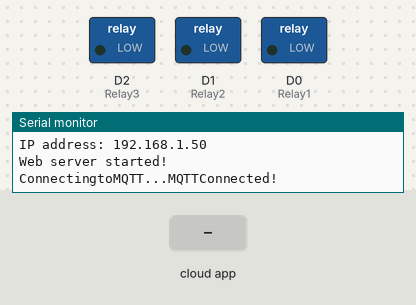
Bench run of a sketch on a simulated ESP8266 (NodeMCU). Parts: switched loads named in the sketch (green lamp = pin HIGH), the last lines printed to the serial monitor. The inputs (shaded band) are chosen by the test bench. WiFi joins after 1.5 s; servers stay silent unless stated; no MQTT or app messages arrive unless stated.

Above: at 2.7 s.
2.8 s: the phone or cloud app sets relay1 to 1
At 3.7 s:
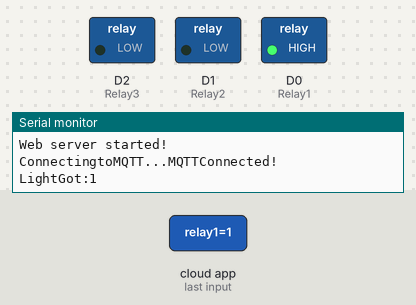
4.3 s: the phone or cloud app sets relay2 to 1
At 4.9 s:
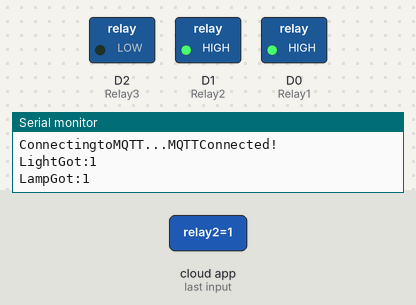
5.8 s: the phone or cloud app sets relay3 to 1
At 6.1 s:
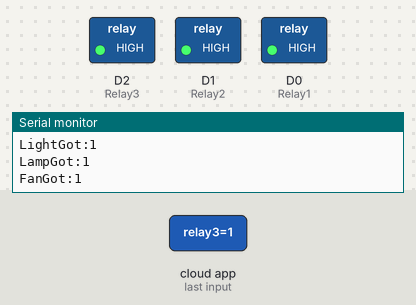
7.3 s: the phone or cloud app sets relay1 to 0
At 8.5 s:
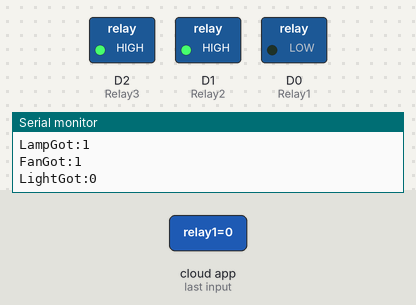
8.8 s: the phone or cloud app sets relay2 to 0
At 9.8 s:
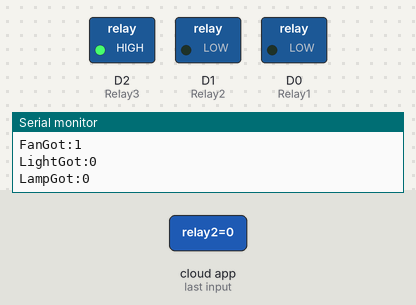
10.3 s: the phone or cloud app sets relay1 to 1
At 11.0 s:
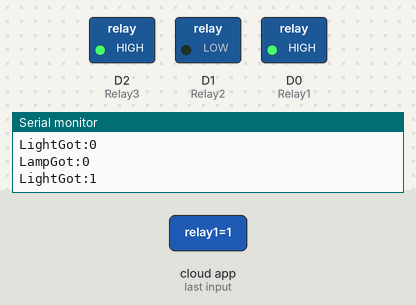
Timing chart, 0 to 12.8 s (numbered marks = the images above; inputs shaded):
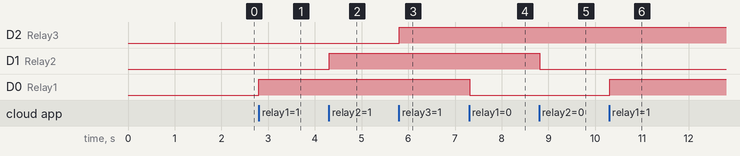

The sketch:

Home_Automation.ino
```cpp
#include<ESP8266WiFi.h>/*for recieving and sending data ( eg WiFi.begin() is under this)*/
#include <WiFiClient.h>//
#include <ESP8266WebServer.h>
#include"Adafruit_MQTT.h"//MQTT, or message queue telemetry transport, is a protocol for device communication that Adafruit IO supports.
#include"Adafruit_MQTT_Client.h"//for client interface
#define Relay1 D0
#define Relay2 D1
#define Relay3 D2
#define LEDPin D5
#define LEDPin1 D6
#define LEDPin2 D7
#define LEDPin3 D8
//WLANDetails
#define WLAN_SSID "."//YourSSID
#define WLAN_PASS "aaaaaaaa"//Yourpassword
/*************************Adafruit.ioSetup*********************************/
#define AIO_SERVER "io.adafruit.com"//AdafruitServer
#define AIO_SERVERPORT 1883
#define AIO_USERNAME "mahimac"//Username
#define AIO_KEY "2268d355faf74f91b15390982d8430c6"//AuthKey
//WIFICLIENT for voice control
ESP8266WebServer server(80);   //instantiate server at port 80 (http port)
String page = "";
WiFiClient client;// Create an ESP8266 WiFiClient class to connect to the MQTT server.
Adafruit_MQTT_Client mqtt(&client,AIO_SERVER,AIO_SERVERPORT,AIO_USERNAME,AIO_KEY);// Setup the MQTT client class by passing in the WiFi client and MQTT server and login details.
Adafruit_MQTT_Subscribe Light=Adafruit_MQTT_Subscribe(&mqtt,
AIO_USERNAME"/feeds/relay1");//Feedsnameshouldbesameeverywhere
Adafruit_MQTT_Subscribe Lamp=Adafruit_MQTT_Subscribe(&mqtt,AIO_USERNAME
"/feeds/relay2");//// Setup a feed called 'lamp' for subscribing to current device
Adafruit_MQTT_Subscribe Fan=Adafruit_MQTT_Subscribe(&mqtt,AIO_USERNAME
"/feeds/relay3");
void MQTT_connect();
//access through web page
void setup(){
  //the HTML of the web page
  page = "<h1>Simple NodeMCU Web Server</h1><p><a href=\"l1off\"><button>ON</button></a>&nbsp;<a href=\"l1on\"><button>OFF</button></a></p>";
  //make the LED pin output and initially turned off
Serial.begin(115200);//starts serial communication at speed of 115200 bits per sec
pinMode(Relay1,OUTPUT);
pinMode(Relay2,OUTPUT);
pinMode(Relay3,OUTPUT);
digitalWrite(LEDPin, HIGH);//for state of led
digitalWrite(LEDPin1, LOW);
digitalWrite(LEDPin2, LOW);
digitalWrite(LEDPin3, LOW);
//ConnecttoWiFiaccesspoint for voice control
Serial.println();Serial.println();
Serial.print("Connectingto");
Serial.println(WLAN_SSID);
WiFi.begin(WLAN_SSID,WLAN_PASS);
while(WiFi.status()!=WL_CONNECTED){
delay(500);
Serial.begin(115200);//starts serial communication at speed of 115200 bits per sec
WiFi.begin(WLAN_SSID, WLAN_PASS); //begin WiFi connection
Serial.println("");//prints data to serial port
Serial.print(".");
}
Serial.println();
Serial.println("WiFiconnected");
Serial.println("IPaddress:");
Serial.println(WiFi.localIP());
mqtt.subscribe(&Light);
mqtt.subscribe(&Lamp);
mqtt.subscribe(&Fan);


  // Wait for connection on web
  while (WiFi.status() != WL_CONNECTED) {
    delay(500);
    Serial.print(".");
  }
  Serial.println("");//println for new line
  Serial.print("Connected to ");
  Serial.println(WLAN_SSID);
  Serial.print("IP address: ");
  Serial.println(WiFi.localIP());//prints local ip

  server.on("/", [](){
    server.send(200, "text/html", page);//send http status 200(200 is a way odf acknowledging)
  });
  server.on("/l1off", [](){//send http status 200 and digital data when pressed off
    server.send(200, "text/html", page);
    digitalWrite(LEDPin, HIGH);
  digitalWrite(LEDPin1, LOW);
  digitalWrite(LEDPin2, LOW);
  digitalWrite(LEDPin3, LOW);
    delay(1000);
  });
  server.on("/l1on", [](){//send http status 200 and digital data when pressed on, server on sets up the callback function
    server.send(200, "text/html", page);
    digitalWrite(LEDPin, HIGH);
  digitalWrite(LEDPin1, LOW);
  digitalWrite(LEDPin2, HIGH);
  digitalWrite(LEDPin3, LOW);
    delay(1000);
  });
  server.begin();
  Serial.println("Web server started!");
}
void loop(){
//for web access
server.handleClient();//does the needed http server stuff and calls the right callback function

//for voice access
MQTT_connect();/* Ensure the connection to the MQTT server is alive (this will make the first
 connection and automatically reconnect when disconnected).*/
Adafruit_MQTT_Subscribe*subscription;
while((subscription=mqtt.readSubscription(20000))){//refreash add
if(subscription==&Light){
Serial.print(F("LightGot:"));
Serial.println((char*)Light.lastread);
int Light_State=atoi((char*)Light.lastread);
digitalWrite(Relay1,Light_State);
}
if(subscription==&Lamp){
Serial.print(F("LampGot:"));
Serial.println((char*)Lamp.lastread);
int Lamp_State=atoi((char*)Lamp.lastread);
digitalWrite(Relay2,Lamp_State);
}
if(subscription==&Fan){
Serial.print(F("FanGot:"));
Serial.println((char*)Fan.lastread);
int Fan_State=atoi((char*)Fan.lastread);
digitalWrite(Relay3,Fan_State);
}
}
}
void MQTT_connect(){
int8_t ret;//ask
if(mqtt.connected()){
return;
}
Serial.print("ConnectingtoMQTT...");
uint8_t retries=3;
while((ret=mqtt.connect())!=0){//returns 0 if connected
Serial.println(mqtt.connectErrorString(ret));
Serial.println("RetryingMQTTconnectionin2seconds...");
mqtt.disconnect();
delay(2000);
retries--;
if(retries==0){
while(1);
}
}
Serial.println("MQTTConnected!");
}
```

Measured:
- after the input at 2.8 s, D0 (Relay1): LOW → HIGH at once
- after the input at 4.3 s, D1 (Relay2): LOW → HIGH at once
- after the input at 5.8 s, D2 (Relay3): LOW → HIGH at once
- after the input at 7.3 s, D0 (Relay1): HIGH → LOW at once
- after the input at 8.8 s, D1 (Relay2): HIGH → LOW at once
- after the input at 10.3 s, D0 (Relay1): LOW → HIGH at once
